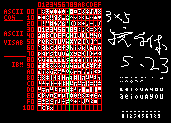
#> input picture others/text_create/ASCII_3x5.png, 171 x 123 px
$ python conv_3x5.py
#> lines starting #> are read from the running program, lines starting #| are printed output that depends on the picture
### others/text_create/np2c.py
class numpy2ccode:
    def __init__(self, fn, tn, arr, commit=None):
        """
        @param fn: filename
        @param tn: tablename
        @param arr: array
        @param commit: list of string, len(commit) = arr.shape[0]+1
        """
        self.fn = fn
        self.tn = tn
        self.arr = arr
        self.f = None
        self.commit = commit
        self.line_i = 0

    def _big_byteorder(self):
        dtype2 = self.arr.dtype.newbyteorder('>')
        self.arr = self.arr.astype(dtype2)

    def _write_head(self, Ncol=0):
        self.f.write('#include <stdint.h>\n\n')
        name = self.arr.dtype.name
        shape = ''.join(map(lambda x: '[{}]'.format(x), self.arr.shape))
        head = 'const {}_t {}{} = {{'.format(name, self.tn, shape)
        self.f.write(head)
        if Ncol:
            n = self._wide()*Ncol - len(head) - 1
            self.f.write(' '*n)
        self._write_commit()
        self.f.write('\n')

    def _write_tail(self):
        self.f.close()
        # re-open, str mode unsupport cur/end-relative seeks
        self.f = open(self.fn, 'rb+')
        self.f.seek(-2, 2)        # remove last ',\n'
        if self.commit:
            self.f.seek(-len(self.commit[-1])-4, 1)
        self.f.write(b'};')       # append end '};'
        self.f.close()

    def _write_line(self, line):
        nhex = self.arr.itemsize*2
        h = line.tobytes().hex()
        h = ['0x'+h[i:(i+nhex)]+',' for i in range(0, len(h), nhex)]
        h = ' '.join(h)
        self.f.write(h)
        self._write_commit()
        self.f.write('\n')

    def _write_commit(self):
        if self.commit:
            h = '  //' + self.commit[self.line_i]
            self.f.write(h)
        self.line_i += 1

    def _wide(self):
        nhex = self.arr.itemsize*2
        return nhex + 4

    def conv_1d(self, Ncol=None, Nchar=128):
        assert self.arr.ndim == 1
        leng = self.arr.shape[0]
        self._big_byteorder()
        self.f = open(self.fn, 'w')
        if Ncol is None:
            Ncol = (Nchar+1)//self._wide()
        self._write_head(Ncol)
        arr2 = self.arr[:(leng//Ncol)*Ncol].reshape(-1, Ncol)
        for line in arr2:
            self._write_line(line)
        arr3 = self.arr[(leng//Ncol)*Ncol:]
        if arr3.size > 0:
            self._write_line(arr3)
        self._write_tail()

    # [8 lines left out: function conv_nd, not called in this run]

### others/text_create/conv_3x5.py
#!/bin/python
import numpy as np
from imageio import imread

from np2c import numpy2ccode

x0, y0 = 37, 8
dx, dy = 4, 6
nX = nY = 16

"""
image format:
 0 1 2 . . . nX-1
| | | |. . .| |  0
| | | |. . .| |  1
 . . . . . .| |  .
 . . . . . .| |  .
| | | | | | | |  nY-1

each "| |" is a char, the example is 3x5
      / \
    /     \
    0 1 2=dx-1
  ▒▒▒▒▒▒▒▒▒▒▒▒
  ▒▒  ██  ▒▒██  0
  ▒▒██████▒▒██  1
  ▒▒██  ██▒▒██  2
  ▒▒██████▒▒██  3
  ▒▒██  ██▒▒██  4=dy-1
  ▒▒▒▒▒▒▒▒▒▒▒▒ < split line
  ▒▒  ██  ▒▒██  next chars row
          ^  ^
 split line | next char

(x0, y0) are coordinate of split line cross on left-top corner
"""


img = imread('ASCII_3x5.png')
#> img is the input picture: shape (123, 171, 3); mean R, G, B 69.3, 31.6, 29.9
img = img[y0:y0+dy*nY, x0:x0+dx*nX, 2]  # cut image
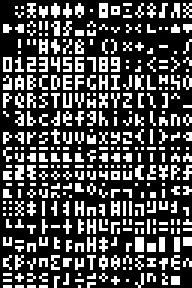
#> img: shape (96, 64) (shown 3 times larger); 30% white in thin lines or dots
img = img.reshape(nX, dy, nX, dx)       # Y,y,X,x
img = img.transpose(0, 2, 3, 1)         # Y,X,x,y
img = img.reshape(nX*nY, dx, dy)        # X*Y,x,y

img = img[:, 1:, 1:]                    # cut edge, flip y
img = img.reshape(-1, (dx-1)*(dy-1))    # filat
img = img >= 128                        # bin
img = img.astype(np.uint8)

# show example
#plt.imshow(img.reshape(-1, 3)[(dy-1)*0x30:(dx-1)*0x40])
#plt.show()

# convert to 16bit
"""
c0   c2
|0|5|A|  row0
|1|6|B|
|2|7|C|
|3|8|D|
|4|9|E|  row4

MSB                           LSB
|F|E|D|C|B|A|9|8|7|6|5|4|3|2|1|0|
  | column2 | column1 | column0 |
"""
out = np.zeros(img.shape[:-1], dtype=np.uint16)
#> out = 256 values from 0 to 0
for i in range(3*5):
    out += img[..., i] * (1 << i)
#> after the loop, out = 256 values, max 32767 at index 219, min 0 at index 0, mean 15405


# generate commit
def my_chr(x):
    if 0x20 <= x <= 0x7E:
        return chr(x)
    else:
        return ' '


commit = []
commit.append('0x.. 0123456789ABCDEF')
for i in range(nY):
    chrs = [my_chr(0x10*i+j) for j in range(0x10)]
    chrs = ''.join(chrs)
    commit.append('0x{:x}. {}'.format(i, chrs))

# write to .c file, arr shape must 2d
np2c = numpy2ccode('fonts/font_3x5.h', 'font3x5', out, commit)
#> in __init__, `self.arr = arr`: self.arr has the same summary as out outside __init__
np2c.conv_1d(Ncol=16)
#> in _wide, `nhex = self.arr.itemsize*2`: nhex = 4
#> in _write_head, `n = self._wide()*Ncol - len(head) - 1`: n = 96
#> the loop in conv_1d, `for line in arr2:` made 16 passes
#> in conv_1d, `arr3 = self.arr[(leng//Ncol)*Ncol:]`: arr3 = empty array
